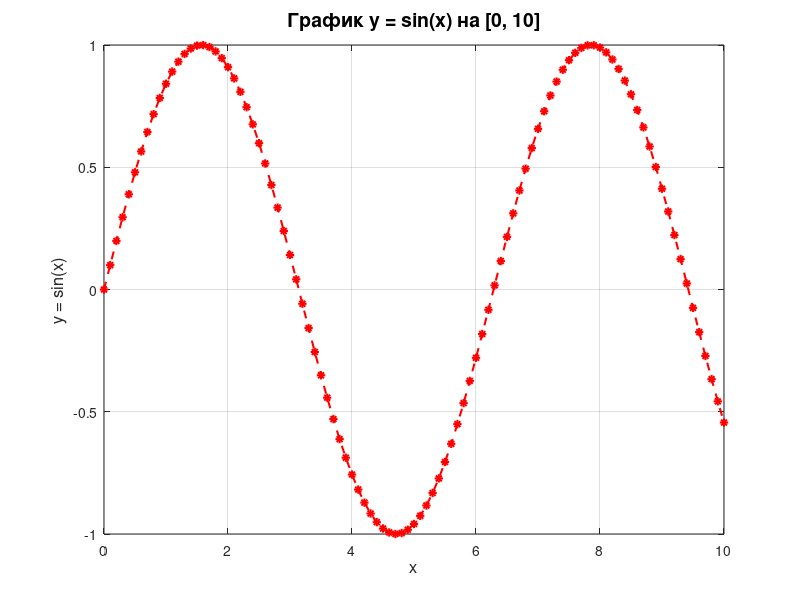
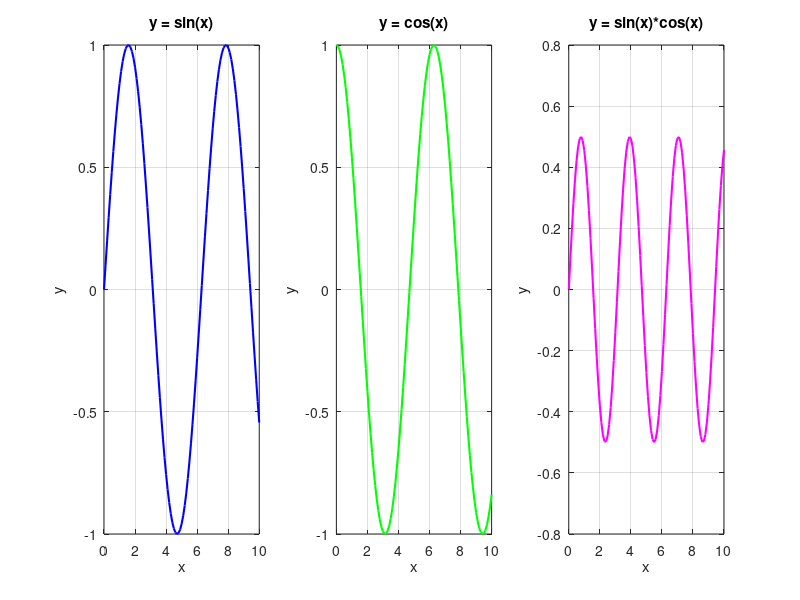
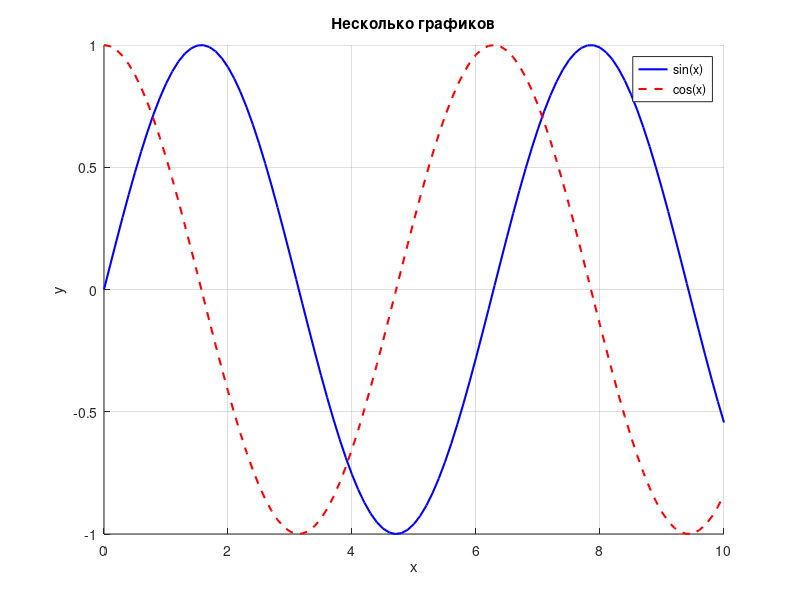
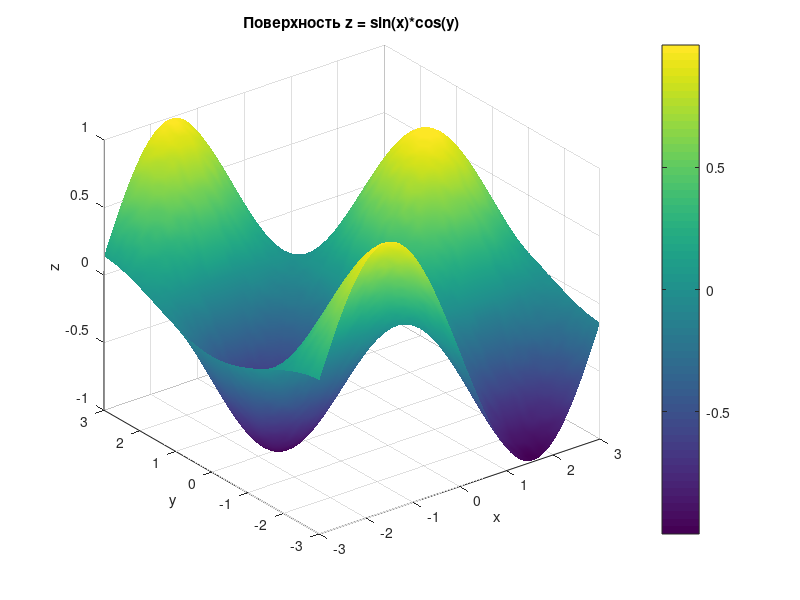

MATLAB code to generate these figures, in order:
x = 0:0.1:10;
y = sin(x);

figure('Color','w');
plot(x, y, 'r--*', 'LineWidth', 1.5, 'MarkerSize', 6);
grid on;
xlabel('x', 'FontSize', 12);
ylabel('y = sin(x)', 'FontSize', 12);
title('График y = sin(x) на [0, 10]', 'FontSize', 14);

x = 0:0.1:10;
y1 = sin(x);
y2 = cos(x);
y3 = sin(x) .* cos(x);

figure('Color','w');
subplot(1,3,1);
plot(x, y1, 'b-', 'LineWidth', 1.5);
grid on; xlabel('x'); ylabel('y'); title('y = sin(x)');

subplot(1,3,2);
plot(x, y2, 'g-', 'LineWidth', 1.5);
grid on; xlabel('x'); ylabel('y'); title('y = cos(x)');

subplot(1,3,3);
plot(x, y3, 'm-', 'LineWidth', 1.5);
grid on; xlabel('x'); ylabel('y'); title('y = sin(x)*cos(x)');

figure('Color','w');
hold on;
plot(x, sin(x), 'b-', 'LineWidth', 1.5);
plot(x, cos(x), 'r--', 'LineWidth', 1.5);
hold off;
grid on; xlabel('x'); ylabel('y'); title('Несколько графиков');
legend('sin(x)', 'cos(x)');

x = -3:0.1:3;
y = -3:0.1:3;
[X, Y] = meshgrid(x, y);
Z = sin(X) .* cos(Y);

figure('Color','w');
surf(X, Y, Z);
xlabel('x'); ylabel('y'); zlabel('z');
title('Поверхность z = sin(x)*cos(y)');
colorbar;
shading interp;

figure('Color','w');
mesh(X, Y, Z);
xlabel('x'); ylabel('y'); zlabel('z');
title('Сетка поверхности z = sin(x)*cos(y)');

t = 0:0.05:10*pi;
x = cos(t);
y = sin(t);
z = t;

figure('Color','w');
plot3(x, y, z, 'b-', 'LineWidth', 1.5);
grid on;
xlabel('x'); ylabel('y'); zlabel('z');
title('Пространственная линия');

v = [5 -3 8 -1 0 7 -6 4 -2 9];
for i = 1:length(v)
    if v(i) < 0
        v(i) = 0;
    else
        v(i) = v(i)^2;
    end
end
disp('Вектор после обработки:');
disp(v);

M = [1 2 3; 4 5 6; 7 8 9];
S = 0;
[n, ~] = size(M);
for i = 1:n
    for j = 1:n
        if j > i
            S = S + M(i,j);
        end
    end
end
disp('Сумма элементов выше главной диагонали:');
disp(S);

N = 6;
f = 1;
for i = 1:N
    f = f * i;
end
disp('Факториал N:');
disp(f);

arr = randi([-20, 20], 1, 10);
sum_pos = 0;
count_neg = 0;
max_val = arr(1);
min_val = arr(1);
for i = 1:length(arr)
    if arr(i) > 0
        sum_pos = sum_pos + arr(i);
    elseif arr(i) < 0
        count_neg = count_neg + 1;
    end
    if arr(i) > max_val
        max_val = arr(i);
    end
    if arr(i) < min_val
        min_val = arr(i);
    end
end
disp('Массив:');
disp(arr);
disp('Сумма положительных:');
disp(sum_pos);
disp('Количество отрицательных:');
disp(count_neg);
disp('Максимум:');
disp(max_val);
disp('Минимум:');
disp(min_val);

C = 5;
arr2 = [3 -1 8 -4 7 2 -6 9 0 5];
sum_gt = 0;
for i = 1:length(arr2)
    if arr2(i) > C
        sum_gt = sum_gt + arr2(i);
    end
end
disp('Сумма элементов больше C:');
disp(sum_gt);

N = 4;
A = [1 2 3 4; 5 6 7 8; 9 10 11 12; 13 14 15 16];
for i = 1:N
    for j = 1:N
        if i == j
            A(i,j) = 0;
        end
    end
end
disp('Матрица с обнулённой главной диагональю:');
disp(A);

N = 4;
B = [1 2 3 4; 5 6 7 8; 9 10 11 12; 13 14 15 16];
for i = 1:N
    for j = 1:N
        if j <= i
            B(i,j) = 0;
        end
    end
end
disp('Матрица с обнулённой диагональю и ниже:');
disp(B);

arr3 = [4 -2 7 -5 0 3 -8 6 -1 9];
sum_p = 0;
cnt_n = 0;
for i = 1:length(arr3)
    if arr3(i) > 0
        sum_p = sum_p + arr3(i);
    elseif arr3(i) < 0
        cnt_n = cnt_n + 1;
    end
end
disp('Сумма положительных элементов:');
disp(sum_p);
disp('Количество отрицательных элементов:');
disp(cnt_n);
